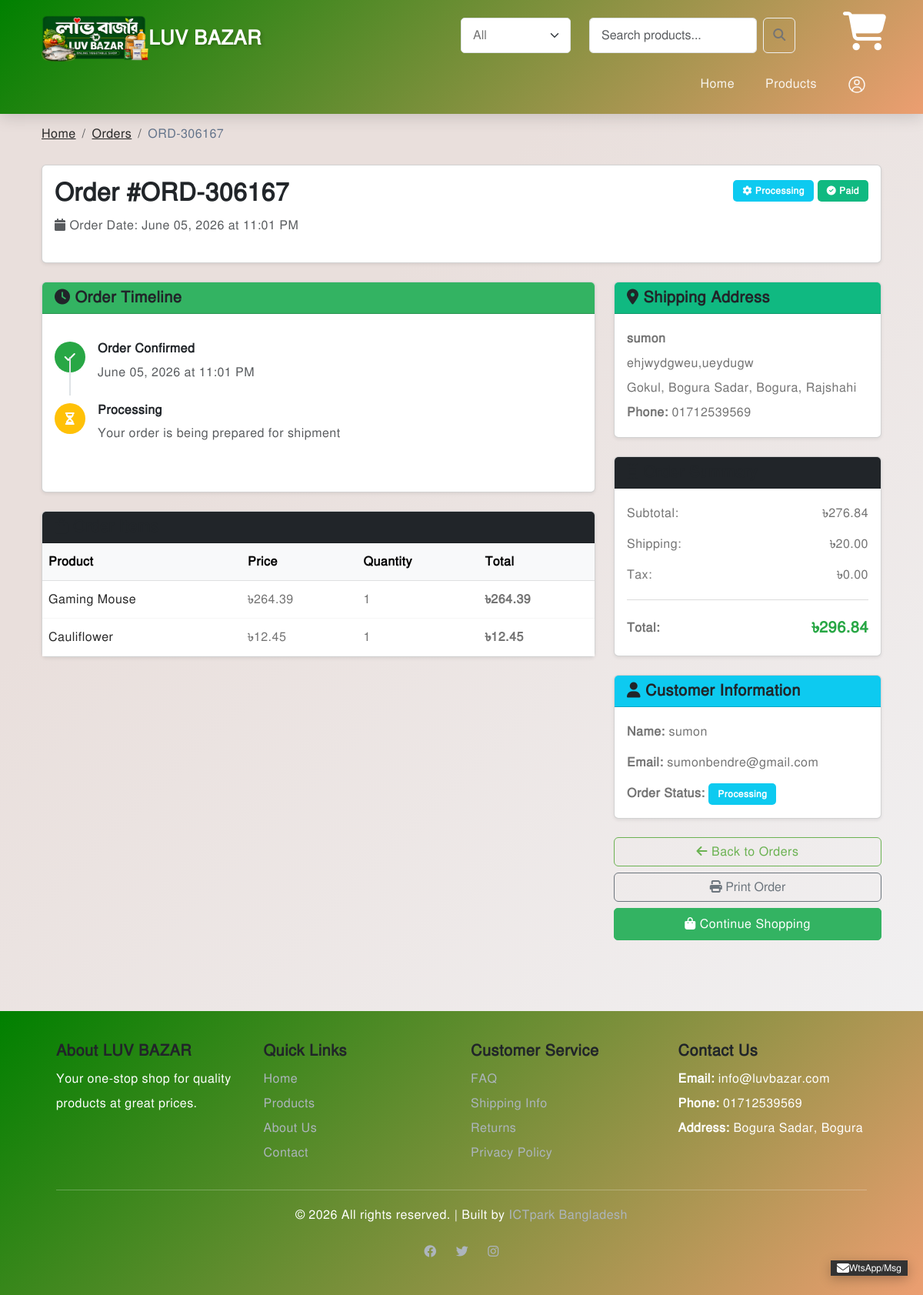
/orders/19/, run on an earlier commit of the app's database.
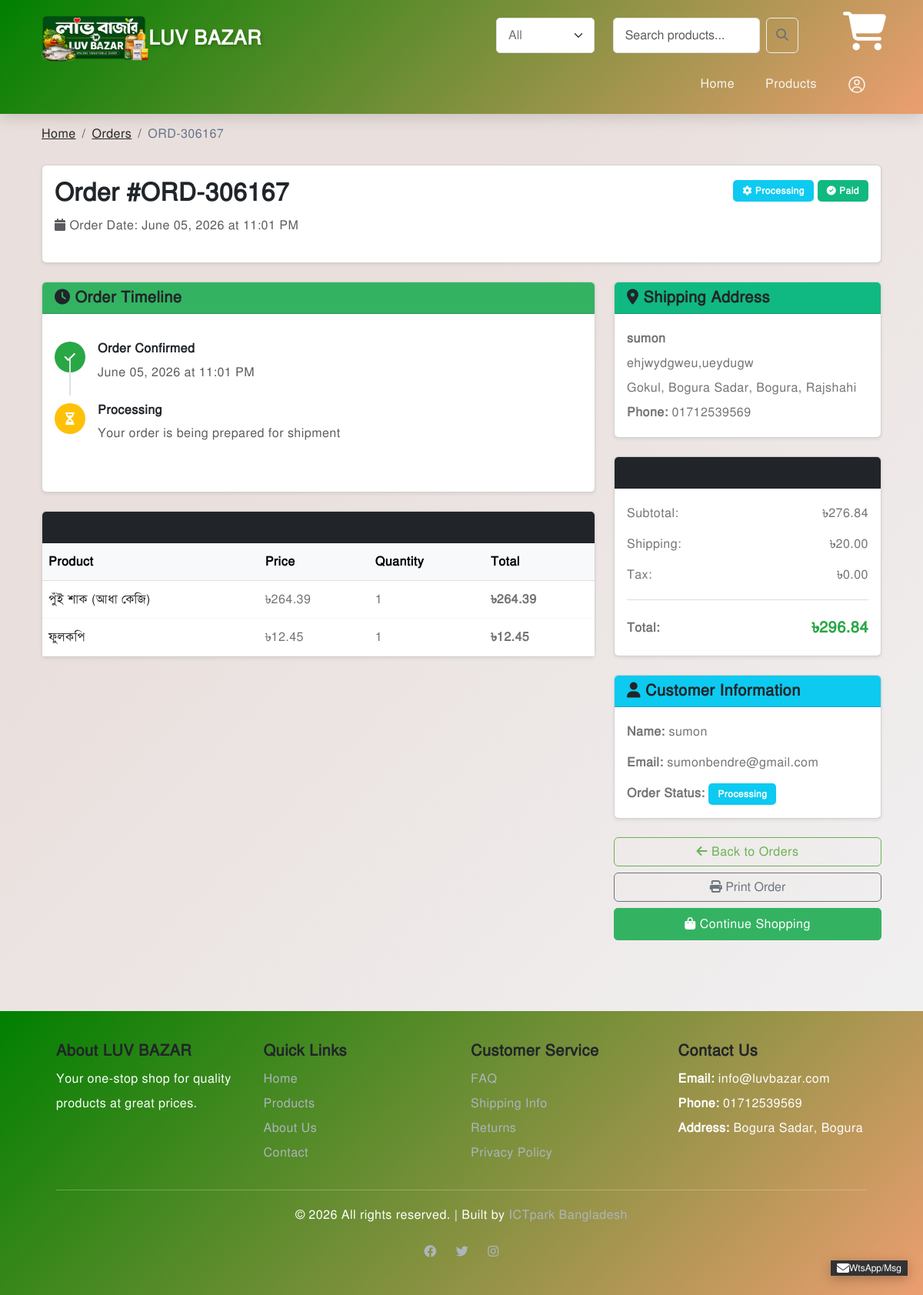
And on a later commit of the database.
### orders/models.py (models this page shows, shortened)
class OrderItem(models.Model):
    order = models.ForeignKey(Order, on_delete=models.CASCADE, related_name='items')
    product = models.ForeignKey(Product, on_delete=models.SET_NULL, null=True, blank=True)
    quantity = models.IntegerField()
    price = models.DecimalField(max_digits=10, decimal_places=2)
    total = models.DecimalField(max_digits=10, decimal_places=2)
    class Meta:
        ordering = ['id']
    def get_total_price(self):
        return self.price * self.quantity

### products/models.py (models this page shows, shortened)
class Product(models.Model):
    STATUS_CHOICES = [
        ('active', 'Active'),
        ('inactive', 'Inactive'),
        ('discontinued', 'Discontinued'),
    ]
    serial=models.IntegerField(max_length=100, default=0)
    name = models.CharField(max_length=255)
    description = models.TextField()
    category = models.ForeignKey(Category, on_delete=models.SET_NULL, null=True, related_name='products')
    price = models.DecimalField(max_digits=10, decimal_places=2, validators=[MinValueValidator(0)])
    offer_price = models.DecimalField(max_digits=10, decimal_places=2, validators=[MinValueValidator(0)], null=True, blank=True)
    stock = models.IntegerField(validators=[MinValueValidator(0)])
    image = models.ImageField(upload_to='products/%Y/%m/%d/', null=True, blank=True)
    slug = models.SlugField(unique=True)
    status = models.CharField(max_length=20, choices=STATUS_CHOICES, default='active')
    rating = models.DecimalField(max_digits=3, decimal_places=2, default=0, validators=[MinValueValidator(0)])
    unit=models.CharField(max_length=50, null=True, blank=True)
    created_at = models.DateTimeField(auto_now_add=True)
    updated_at = models.DateTimeField(auto_now=True)
    class Meta:
        ordering = ['serial', 'rating', 'name']
        indexes = [
            models.Index(fields=['slug']),
            models.Index(fields=['status']),
            models.Index(fields=['status', 'rating']),
            models.Index(fields=['status', 'serial']),
            models.Index(fields=['category', 'status']),
        ]

### users/views.py (the view)
# urls.py: path('orders/<int:order_id>/', order_detail, name='order-detail'),
def order_detail(request, order_id):
    if request.user.is_authenticated:
        order = get_object_or_404(Order, id=order_id, user=request.user)
    else:
        order = get_object_or_404(Order, id=order_id)
    context = {
        'order': order,
    }
    return render(request, 'orders/order_detail.html', context)

### cart/context_processors.py (called while the page is built)
def cart_count(request):
    count = 0
    if request.user.is_authenticated:
        cart = Cart.objects.filter(user=request.user).first()
    else:
        session_id = request.session.session_key
        if session_id:
            cart = Cart.objects.filter(session_id=session_id).first()
        else:
            cart = None
    if cart:
        count = cart.get_item_count()
    return {'cart_item_count': count}
    return {'cart_item_count': count}

### ecommerce/context_processors.py (called while the page is built)
def site_info(request):
    site_settings = cache.get('site_settings')
    if site_settings is None:
        site_settings = SiteSetting.objects.first()
        cache.set('site_settings', site_settings, 3600)  # cache 1 hour
    categories = cache.get('all_categories')
    if categories is None:
        categories = list(Category.objects.only('id', 'name', 'slug', 'image', 'serial').order_by('serial', 'name'))
        cache.set('all_categories', categories, 600)  # cache 10 minutes
    return {
        'settings': site_settings,
        'categories': categories,
    }

### templates/orders/order_detail.html (shortened to what the changed rows need)
{% extends 'base.html' %}
{% block content %}
    <div class="container py-5">
        <div class="row mb-4">
            <div class="col-12">
                <div class="card shadow-sm">
                    <div class="card-body">
                        <div class="row">
                            <div class="col-md-6">
                                <h2>Order #{{ order.order_number }}</h2>
                            </div>
                        </div>
                    </div>
                </div>
            </div>
        </div>
        <div class="row mb-4">
            <div class="col-lg-8">
                <div class="card shadow-sm">
                    <div class="table-responsive">
                        <table class="table table-hover mb-0">
                            <thead class="table-light">
                                <tr>
                                    <th>Product</th>
                                    <th>Price</th>
                                    <th>Quantity</th>
                                    <th>Total</th>
                                </tr>
                            </thead>
                            <tbody>
                                {% for item in order.items.all %}
                                    <tr>
                                        <td>
                                            <a href="{% url 'product-detail' item.product.slug %}" class="text-decoration-none">
                                                {{ item.product.name }}
                                            </a>
                                        </td>
                                        <td>&#2547;{{ item.price|floatformat:2 }}</td>
                                        <td>{{ item.quantity }}</td>
                                        <td><strong>&#2547;{{ item.get_total_price|floatformat:2 }}</strong></td>
                                    </tr>
                                {% endfor %}
                            </tbody>
                        </table>
                    </div>
                </div>
            </div>
        </div>
    </div>
{% endblock %}

What changed in the data, as far as the page shows it:
changed through a linked row, OrderItem (number 1 of 2 on the later page): product.name "Gaming Mouse" → "পুঁই শাক (আধা কেজি)"
changed through a linked row, OrderItem: product.name "Cauliflower" → "ফুলকপি"
